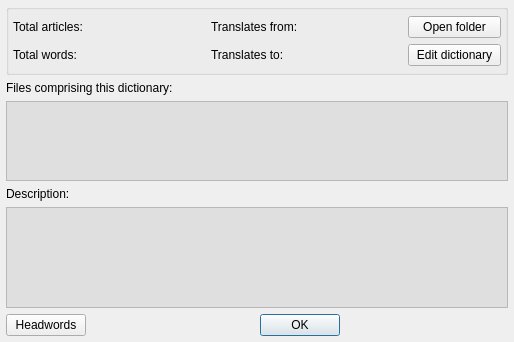
<?xml version="1.0" encoding="UTF-8"?>
<ui version="4.0">
 <class>DictInfo</class>
 <widget class="QDialog" name="DictInfo">
  <property name="geometry">
   <rect>
    <x>0</x>
    <y>0</y>
    <width>514</width>
    <height>342</height>
   </rect>
  </property>
  <property name="windowTitle">
   <string/>
  </property>
  <property name="modal">
   <bool>true</bool>
  </property>
  <layout class="QVBoxLayout" name="verticalLayout">
   <property name="leftMargin">
    <number>6</number>
   </property>
   <property name="topMargin">
    <number>4</number>
   </property>
   <property name="rightMargin">
    <number>6</number>
   </property>
   <property name="bottomMargin">
    <number>6</number>
   </property>
   <item>
    <widget class="QGroupBox" name="groupBox">
     <property name="title">
      <string/>
     </property>
     <layout class="QGridLayout" name="gridLayout">
      <property name="leftMargin">
       <number>4</number>
      </property>
      <property name="topMargin">
       <number>6</number>
      </property>
      <property name="rightMargin">
       <number>4</number>
      </property>
      <property name="bottomMargin">
       <number>6</number>
      </property>
      <item row="0" column="0">
       <widget class="QLabel" name="label_2">
        <property name="text">
         <string>Total articles:</string>
        </property>
       </widget>
      </item>
      <item row="0" column="1">
       <widget class="QLabel" name="dictionaryTotalArticles">
        <property name="text">
         <string notr="true"/>
        </property>
        <property name="alignment">
         <set>Qt::AlignCenter</set>
        </property>
       </widget>
      </item>
      <item row="0" column="2">
       <widget class="QLabel" name="label_4">
        <property name="text">
         <string>Translates from:</string>
        </property>
       </widget>
      </item>
      <item row="0" column="3">
       <widget class="QLabel" name="dictionaryTranslatesFrom">
        <property name="text">
         <string notr="true"/>
        </property>
       </widget>
      </item>
      <item row="1" column="0">
       <widget class="QLabel" name="label_6">
        <property name="text">
         <string>Total words:</string>
        </property>
       </widget>
      </item>
      <item row="1" column="1">
       <widget class="QLabel" name="dictionaryTotalWords">
        <property name="text">
         <string notr="true"/>
        </property>
        <property name="alignment">
         <set>Qt::AlignCenter</set>
        </property>
       </widget>
      </item>
      <item row="1" column="2">
       <widget class="QLabel" name="label_8">
        <property name="text">
         <string>Translates to:</string>
        </property>
       </widget>
      </item>
      <item row="1" column="3">
       <widget class="QLabel" name="dictionaryTranslatesTo">
        <property name="text">
         <string notr="true"/>
        </property>
       </widget>
      </item>
      <item row="0" column="4">
       <widget class="QPushButton" name="openFolder">
        <property name="text">
         <string>Open folder</string>
        </property>
        <property name="autoDefault">
         <bool>false</bool>
        </property>
        <property name="default">
         <bool>false</bool>
        </property>
        <property name="flat">
         <bool>false</bool>
        </property>
       </widget>
      </item>
      <item row="1" column="4">
       <widget class="QPushButton" name="editDictionary">
        <property name="enabled">
         <bool>true</bool>
        </property>
        <property name="text">
         <string>Edit dictionary</string>
        </property>
       </widget>
      </item>
     </layout>
    </widget>
   </item>
   <item>
    <widget class="QLabel" name="label">
     <property name="text">
      <string>Files comprising this dictionary:</string>
     </property>
    </widget>
   </item>
   <item>
    <widget class="QPlainTextEdit" name="dictionaryFileList">
     <property name="minimumSize">
      <size>
       <width>0</width>
       <height>80</height>
      </size>
     </property>
     <property name="maximumSize">
      <size>
       <width>16777215</width>
       <height>120</height>
      </size>
     </property>
     <property name="palette">
      <palette>
       <active>
        <colorrole role="Base">
         <brush brushstyle="SolidPattern">
          <color alpha="255">
           <red>224</red>
           <green>223</green>
           <blue>223</blue>
          </color>
         </brush>
        </colorrole>
       </active>
       <inactive>
        <colorrole role="Base">
         <brush brushstyle="SolidPattern">
          <color alpha="255">
           <red>224</red>
           <green>223</green>
           <blue>223</blue>
          </color>
         </brush>
        </colorrole>
       </inactive>
       <disabled>
        <colorrole role="Base">
         <brush brushstyle="SolidPattern">
          <color alpha="255">
           <red>212</red>
           <green>208</green>
           <blue>200</blue>
          </color>
         </brush>
        </colorrole>
       </disabled>
      </palette>
     </property>
     <property name="toolTip">
      <string notr="true"/>
     </property>
     <property name="undoRedoEnabled">
      <bool>false</bool>
     </property>
     <property name="lineWrapMode">
      <enum>QPlainTextEdit::NoWrap</enum>
     </property>
     <property name="readOnly">
      <bool>true</bool>
     </property>
     <property name="plainText">
      <string notr="true"/>
     </property>
    </widget>
   </item>
   <item>
    <widget class="QLabel" name="dictionaryDescriptionLabel">
     <property name="text">
      <string>Description:</string>
     </property>
    </widget>
   </item>
   <item>
    <widget class="QPlainTextEdit" name="infoLabel">
     <property name="palette">
      <palette>
       <active>
        <colorrole role="Base">
         <brush brushstyle="SolidPattern">
          <color alpha="255">
           <red>224</red>
           <green>223</green>
           <blue>223</blue>
          </color>
         </brush>
        </colorrole>
       </active>
       <inactive>
        <colorrole role="Base">
         <brush brushstyle="SolidPattern">
          <color alpha="255">
           <red>224</red>
           <green>223</green>
           <blue>223</blue>
          </color>
         </brush>
        </colorrole>
       </inactive>
       <disabled>
        <colorrole role="Base">
         <brush brushstyle="SolidPattern">
          <color alpha="255">
           <red>212</red>
           <green>208</green>
           <blue>200</blue>
          </color>
         </brush>
        </colorrole>
       </disabled>
      </palette>
     </property>
     <property name="toolTip">
      <string notr="true"/>
     </property>
     <property name="horizontalScrollBarPolicy">
      <enum>Qt::ScrollBarAlwaysOff</enum>
     </property>
     <property name="undoRedoEnabled">
      <bool>false</bool>
     </property>
     <property name="readOnly">
      <bool>true</bool>
     </property>
    </widget>
   </item>
   <item>
    <layout class="QHBoxLayout" name="buttonsLayout">
     <item>
      <widget class="QPushButton" name="headwordsButton">
       <property name="toolTip">
        <string>Show all unique dictionary headwords</string>
       </property>
       <property name="text">
        <string>Headwords</string>
       </property>
       <property name="autoDefault">
        <bool>false</bool>
       </property>
      </widget>
     </item>
     <item>
      <spacer name="horizontalSpacer">
       <property name="orientation">
        <enum>Qt::Horizontal</enum>
       </property>
       <property name="sizeHint" stdset="0">
        <size>
         <width>40</width>
         <height>20</height>
        </size>
       </property>
      </spacer>
     </item>
     <item>
      <widget class="QPushButton" name="OKButton">
       <property name="text">
        <string notr="true">OK</string>
       </property>
       <property name="default">
        <bool>true</bool>
       </property>
      </widget>
     </item>
     <item>
      <spacer name="horizontalSpacer_2">
       <property name="orientation">
        <enum>Qt::Horizontal</enum>
       </property>
       <property name="sizeHint" stdset="0">
        <size>
         <width>40</width>
         <height>20</height>
        </size>
       </property>
      </spacer>
     </item>
    </layout>
   </item>
  </layout>
 </widget>
 <resources/>
 <connections/>
</ui>
